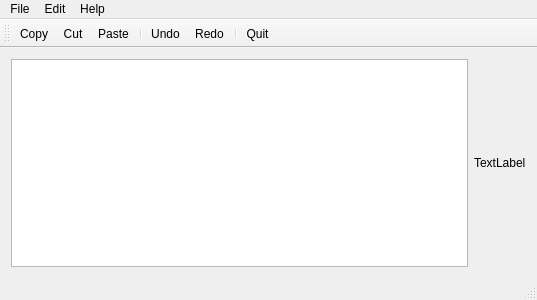
<?xml version="1.0" encoding="UTF-8"?>
<ui version="4.0">
 <class>MainWindow</class>
 <widget class="QMainWindow" name="MainWindow">
  <property name="geometry">
   <rect>
    <x>0</x>
    <y>0</y>
    <width>537</width>
    <height>300</height>
   </rect>
  </property>
  <property name="windowTitle">
   <string>MainWindow</string>
  </property>
  <widget class="QWidget" name="centralWidget">
   <layout class="QHBoxLayout" name="horizontalLayout">
    <item>
     <widget class="QTextEdit" name="textEdit"/>
    </item>
    <item>
     <widget class="QLabel" name="label">
      <property name="text">
       <string>TextLabel</string>
      </property>
     </widget>
    </item>
   </layout>
  </widget>
  <widget class="QMenuBar" name="menuBar">
   <property name="geometry">
    <rect>
     <x>0</x>
     <y>0</y>
     <width>537</width>
     <height>22</height>
    </rect>
   </property>
   <widget class="QMenu" name="menuFile">
    <property name="title">
     <string>File</string>
    </property>
    <addaction name="actionQuit"/>
   </widget>
   <widget class="QMenu" name="menuEdit">
    <property name="title">
     <string>Edit</string>
    </property>
    <addaction name="actionCopy"/>
    <addaction name="actionCut"/>
    <addaction name="actionPaste"/>
    <addaction name="separator"/>
    <addaction name="actionUndo"/>
    <addaction name="actionRedo"/>
   </widget>
   <widget class="QMenu" name="menuHelp">
    <property name="title">
     <string>Help</string>
    </property>
    <addaction name="actionAbout"/>
    <addaction name="actionAbout_Qt"/>
   </widget>
   <addaction name="menuFile"/>
   <addaction name="menuEdit"/>
   <addaction name="menuHelp"/>
  </widget>
  <widget class="QStatusBar" name="statusBar"/>
  <widget class="QToolBar" name="mainToolBar">
   <attribute name="toolBarArea">
    <enum>TopToolBarArea</enum>
   </attribute>
   <attribute name="toolBarBreak">
    <bool>false</bool>
   </attribute>
   <addaction name="actionCopy"/>
   <addaction name="actionCut"/>
   <addaction name="actionPaste"/>
   <addaction name="separator"/>
   <addaction name="actionUndo"/>
   <addaction name="actionRedo"/>
   <addaction name="separator"/>
   <addaction name="actionQuit"/>
  </widget>
  <action name="actionQuit">
   <property name="icon">
    <iconset resource="resource.qrc">
     <normaloff>:/images/quitIcon.png</normaloff>:/images/quitIcon.png</iconset>
   </property>
   <property name="text">
    <string>Quit</string>
   </property>
  </action>
  <action name="actionCopy">
   <property name="icon">
    <iconset resource="resource.qrc">
     <normaloff>:/images/copyIcon.png</normaloff>:/images/copyIcon.png</iconset>
   </property>
   <property name="text">
    <string>Copy</string>
   </property>
  </action>
  <action name="actionCut">
   <property name="icon">
    <iconset resource="resource.qrc">
     <normaloff>:/images/cutIcon.png</normaloff>:/images/cutIcon.png</iconset>
   </property>
   <property name="text">
    <string>Cut</string>
   </property>
  </action>
  <action name="actionPaste">
   <property name="icon">
    <iconset resource="resource.qrc">
     <normaloff>:/images/pasteIcon.png</normaloff>:/images/pasteIcon.png</iconset>
   </property>
   <property name="text">
    <string>Paste</string>
   </property>
  </action>
  <action name="actionUndo">
   <property name="icon">
    <iconset resource="resource.qrc">
     <normaloff>:/images/undoIcon.png</normaloff>:/images/undoIcon.png</iconset>
   </property>
   <property name="text">
    <string>Undo</string>
   </property>
  </action>
  <action name="actionRedo">
   <property name="icon">
    <iconset resource="resource.qrc">
     <normaloff>:/images/redoIcon.png</normaloff>:/images/redoIcon.png</iconset>
   </property>
   <property name="text">
    <string>Redo</string>
   </property>
  </action>
  <action name="actionAbout">
   <property name="icon">
    <iconset resource="resource.qrc">
     <normaloff>:/images/aboutIcon.png</normaloff>:/images/aboutIcon.png</iconset>
   </property>
   <property name="text">
    <string>About</string>
   </property>
  </action>
  <action name="actionAbout_Qt">
   <property name="icon">
    <iconset resource="resource.qrc">
     <normaloff>:/images/aboutQtIcon.png</normaloff>:/images/aboutQtIcon.png</iconset>
   </property>
   <property name="text">
    <string>About Qt</string>
   </property>
  </action>
 </widget>
 <layoutdefault spacing="6" margin="11"/>
 <resources>
  <include location="resource.qrc"/>
 </resources>
 <connections/>
</ui>
